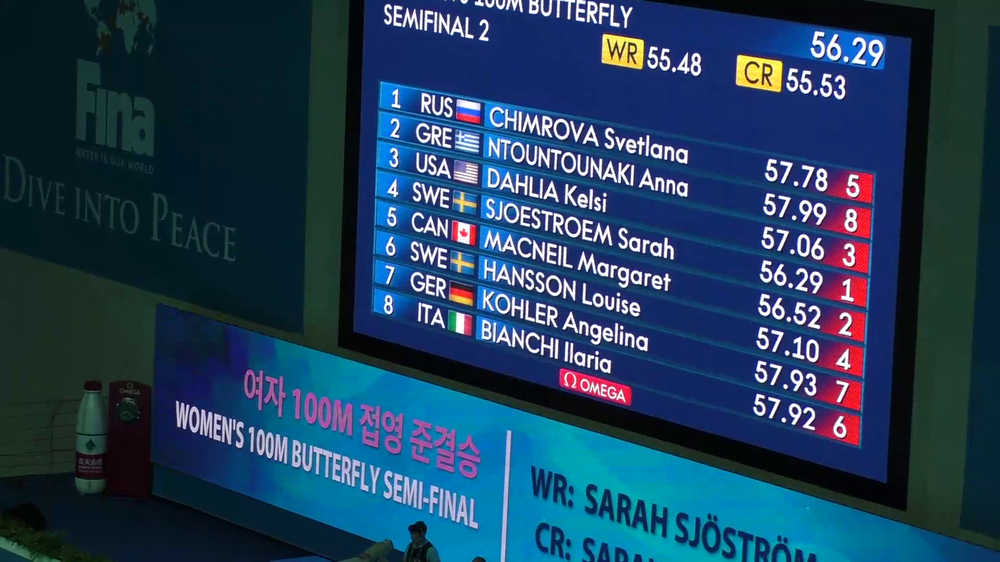
#> input picture data/natation/000002.png, 1000 x 562 px, shrunk from 1920 x 1080 before the run
$ jupyter execute tests-opencv-detection.ipynb
#> lines starting #> are read from the running program, lines starting #| are printed output that depends on the picture; after the words box and inside, x2 and y2 are one past the last pixel; in counts of white or black regions, pixels touching at a corner belong together
[cell 1]
# Import packages
import cv2
import numpy as np

img_path = 'data/natation/000002.png'

#Create MSER object
mser = cv2.MSER_create()

#Your image path i-e receipt path
img = cv2.imread(img_path, cv2.IMREAD_GRAYSCALE)
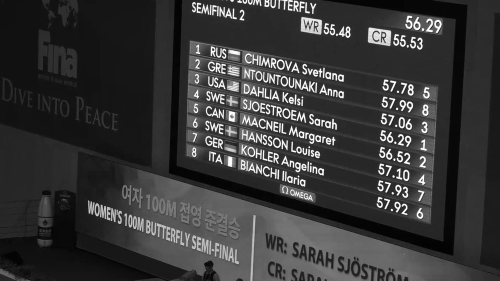
#> img: shape (562, 1000) (shown at 1/2 size); min 0, max 255, mean 56.2
ref_img = cv2.imread(img_path)
#> ref_img is the input picture: shape (562, 1000, 3); mean B, G, R 90.1, 62.5, 32.6

#detect regions in gray scale image
regions, _ = mser.detectRegions(img)
#> regions = 4131 items

hulls = [cv2.convexHull(p.reshape(-1, 1, 2)) for p in regions]
#> hulls = 4131 contours; largest, box (x1, y1, x2, y2) and area: (959, 25, 999, 540) 12608, (378, 81, 592, 141) 5702, (379, 81, 569, 138) 4970, (379, 81, 553, 138) 4756, (377, 110, 554, 163) 4271

cv2.polylines(ref_img, hulls, 1, (0, 255, 0))
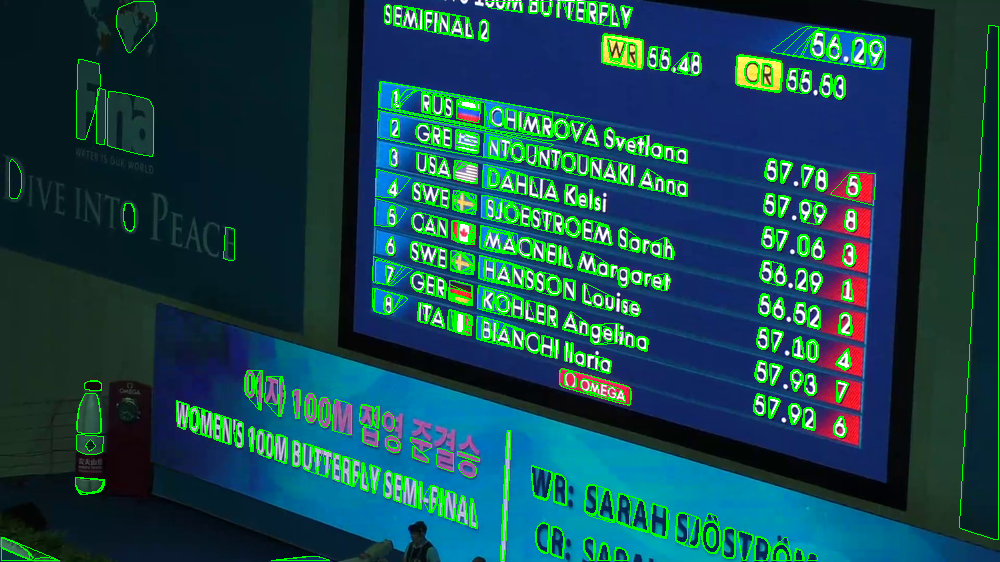
#> ref_img: shape (562, 1000, 3); 7.34% of pixels changed, all inside (x1, y1, x2, y2) = (1, 1, 999, 561)

cv2.imshow('img', ref_img)

cv2.waitKey(0)

mask = np.zeros((img.shape[0], img.shape[1], 1), dtype=np.uint8)

for contour in hulls:

    cv2.drawContours(mask, [contour], -1, (255, 255, 255), -1)
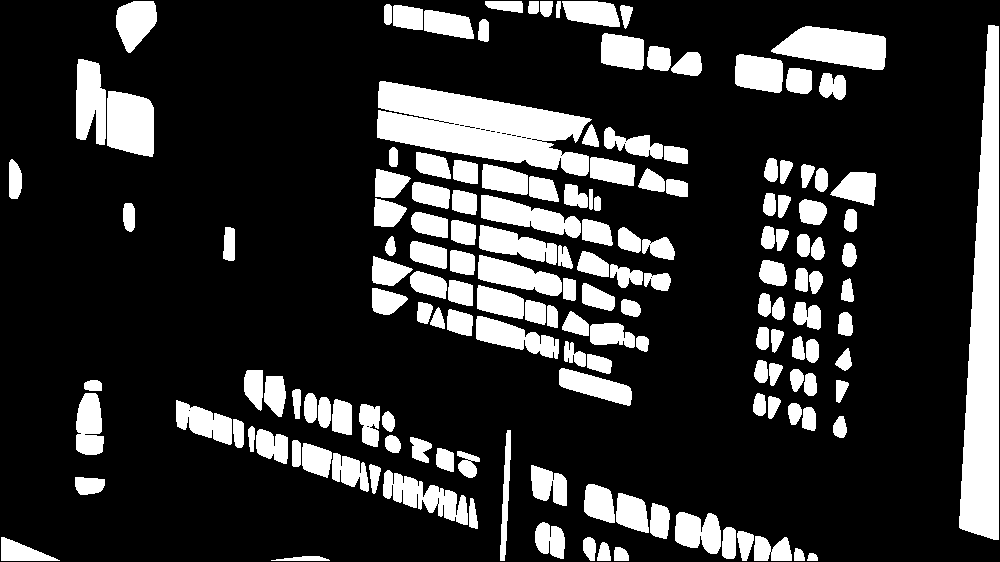
#> mask: shape (562, 1000, 1); 20.1% white; 157 white regions, largest, box (x1, y1, x2, y2) and area: (959, 25, 999, 540) 13142, (377, 81, 592, 176) 11559, (771, 26, 886, 70) 3379

#this is used to find only text regions, remaining are ignored
text_only = cv2.bitwise_and(img, img, mask=mask)
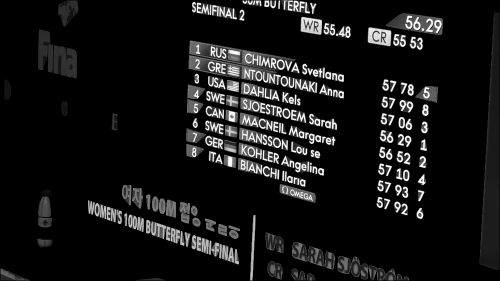
#> text_only: shape (562, 1000) (shown at 1/2 size); min 0, max 255, mean 22.1

cv2.imshow("text only", text_only)

cv2.waitKey(0)
#> Out = 27

[cell 2]
len(regions)
#> Out = 4131

[cell 3]
import cv2
import numpy as np

# Load an image
img = cv2.imread(img_path)

#Create MSER object
mser = cv2.MSER_create()

# Convert the image to grayscale
gray = cv2.cvtColor(img, cv2.COLOR_BGR2GRAY)

# Use the text module to detect regions
regions, _ = mser.detectRegions(gray)
#> regions = 4054 items

# Draw rectangles around the regions
rectangles = []

for region in regions:
    x, y, w, h = cv2.boundingRect(region)
    rectangles.append([x, y, x + w, y + h])
    cv2.rectangle(img, (x, y), (x + w, y + h), (0, 0, 255), 2)
#> this loop made 4054 passes
#> (x, y, w, h) on passes 1 to 3: (84, 380, 18, 11), (84, 380, 18, 11), (84, 380, 18, 11)
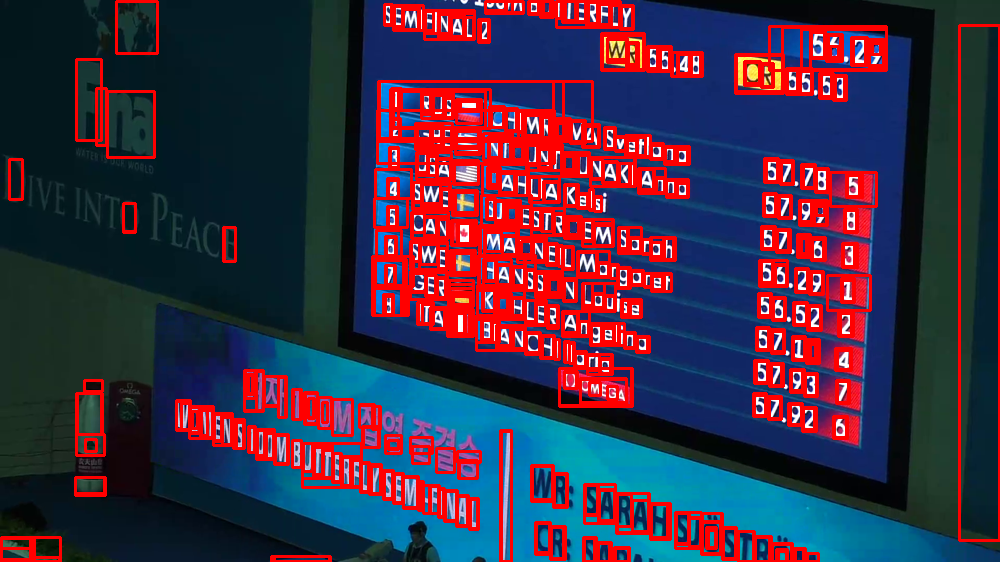
#> img: shape (562, 1000, 3); 17.19% of pixels changed, all inside (x1, y1, x2, y2) = (0, 0, 1000, 562)
#> after the loop, rectangles = 4054 items, first 6: [84, 380, 102, 391], [84, 380, 102, 391], [84, 380, 102, 391], [9, 159, 22, 199], [123, 203, 135, 231], [123, 203, 135, 231]

# Display the image with the rectangles
cv2.imshow('Image with rectangles', img)
cv2.waitKey(0)
cv2.destroyAllWindows()

<h2>Min-max Suppression</h2>

[cell 4]
confidences = [1 for x in rectangles]
#> confidences = 4054 values from 1 to 1

# Convert the list of bounding boxes to a numpy array
boxes = np.array(rectangles, dtype="float32")

# Perform non-maximum suppression
indices = cv2.dnn.NMSBoxes(boxes, confidences, 0.5, 0.3)
#> indices = 30 values from 0 to 3984

# Draw rectangles around the regions after suppression
for i in indices:
    x1, y1, x2, y2 = boxes[i]
    cv2.rectangle(img, (int(x1), int(y1)), (int(x2), int(y2)), (0, 0, 255), 2)
#> this loop made 30 passes
#> (i, x1, y1, x2, y2) on passes 2 to 9: (3, 9, 159, 22, 199), (4, 123, 203, 135, 231), (7, 959, 25, 999, 540), (9, 1, 548, 31, 561), (10, 521, 241, 533, 254), (11, 398, 91, 485, 127), (16, 532, 466, 552, 499), (56, 772, 544, 791, 561)

# Display the image with the rectangles
cv2.imshow('Image with rectangles', img)
cv2.waitKey(0)
cv2.destroyAllWindows()

[cell 5]
indices
#> Out = 30 values from 0 to 3984

[cell 6]
len(indices)
#> Out = 30

[cell 7]
len(rectangles)
#> Out = 4054

$ run again, with data/natation/000000.png copied over data/natation/000002.png
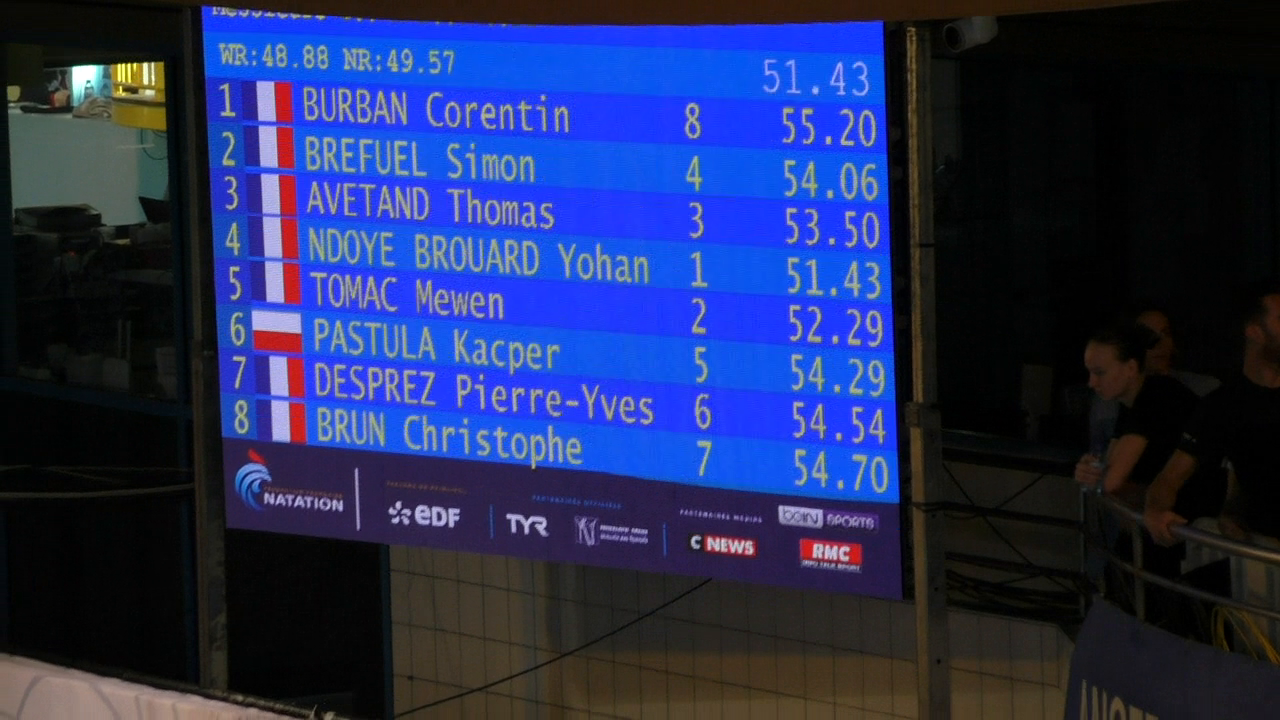
#> input picture data/natation/000000.png, 1280 x 720 px
#> ref_img is the input picture: shape (720, 1280, 3); mean B, G, R 89.7, 44.7, 34.6
#> `regions, _ = mser.detectRegions(img)`: regions = 1955 items
#> hulls = 1955 contours; largest, box (x1, y1, x2, y2) and area: (1, 650, 317, 719) 18538, (925, 463, 1134, 566) 12456, (1, 653, 301, 719) 10077, (1, 654, 299, 719) 9935, (1, 654, 297, 719) 9892
#> ref_img: shape (720, 1280, 3); 5.32% of pixels changed, all inside (x1, y1, x2, y2) = (1, 1, 1279, 719)
#> after the loop `for contour in hulls:`:
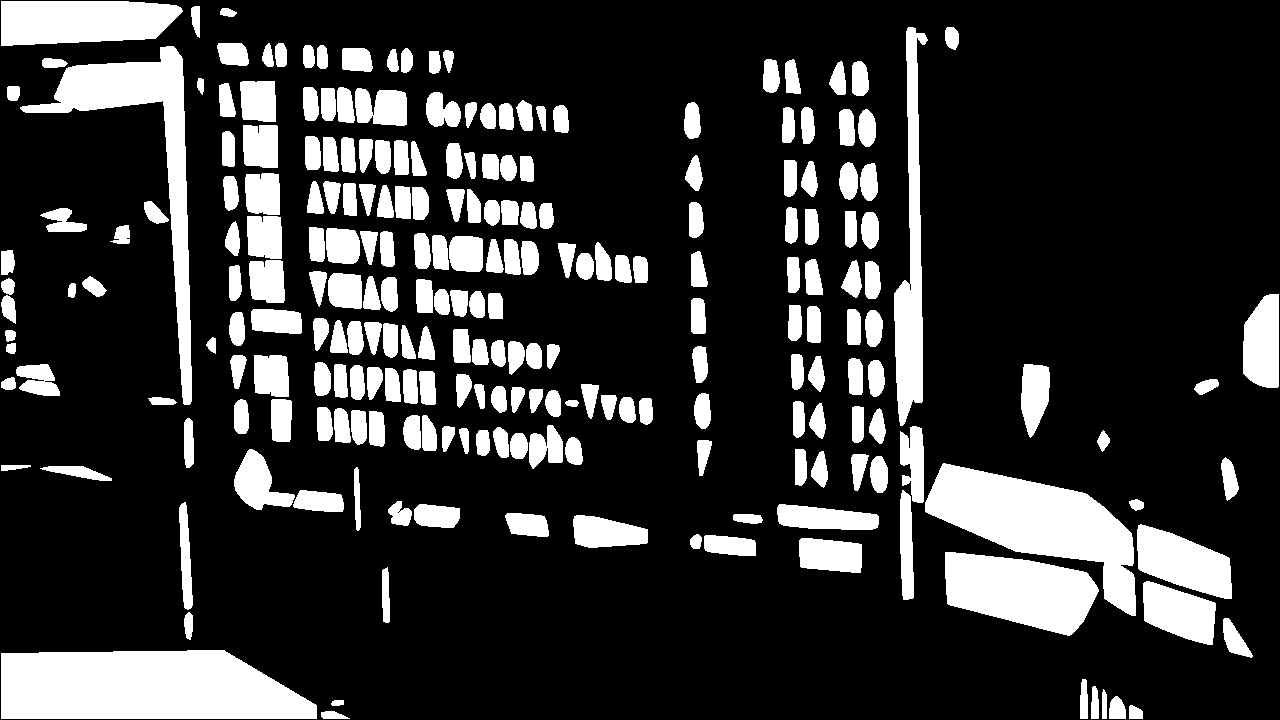
#> mask: shape (720, 1280, 1); 20.3% white; 236 white regions, largest, box (x1, y1, x2, y2) and area: (1, 650, 317, 719) 18892, (925, 463, 1136, 616) 14038, (20, 46, 192, 405) 10665
#> `cv2.waitKey(0)`: Out = 27
#> `len(regions)`: Out = 1955
#> `regions, _ = mser.detectRegions(gray)`: regions = 2402 items
#> the loop `for region in regions:` made 2402 passes
#> (x, y, w, h) on passes 1 to 3: (1139, 526, 93, 72), (20, 102, 53, 11), (1113, 709, 9, 10)
#> after the loop `for region in regions:`:
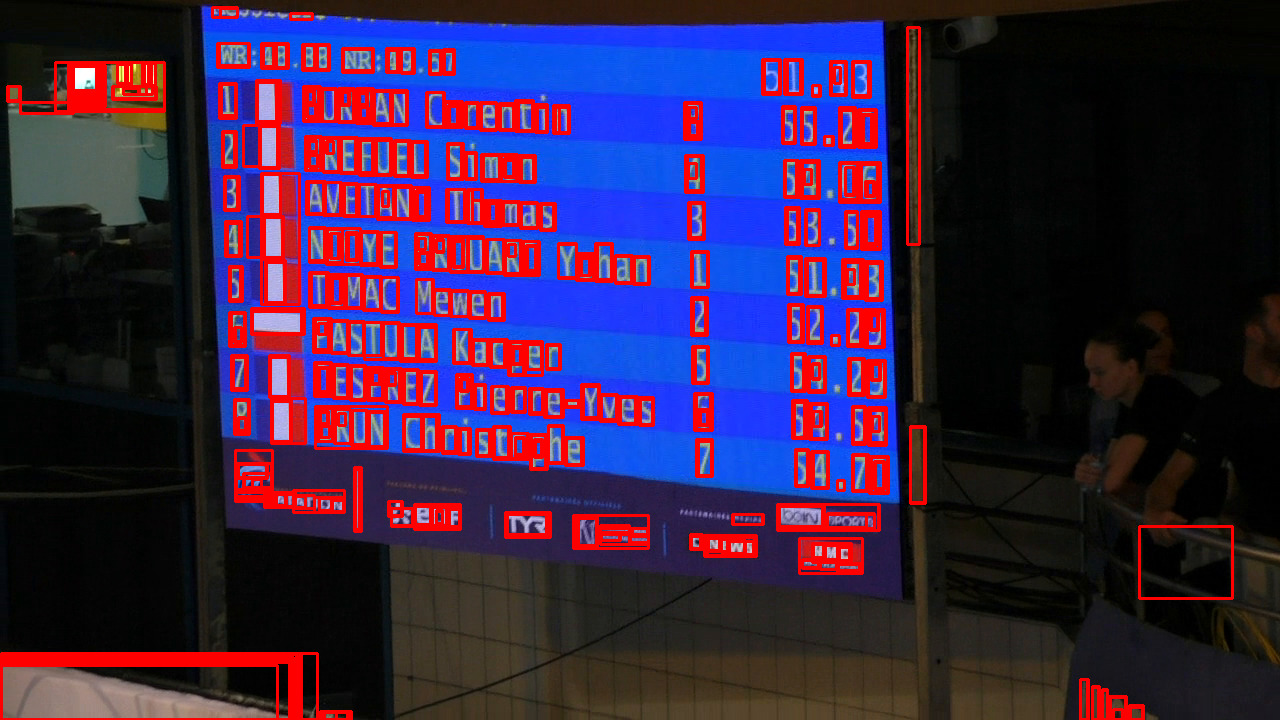
#> img: shape (720, 1280, 3); 11.48% of pixels changed, all inside (x1, y1, x2, y2) = (0, 6, 1234, 720)
#> after the loop `for region in regions:`: rectangles = 2402 items, first 6: [1139, 526, 1232, 598], [20, 102, 73, 113], [1113, 709, 1122, 719], [247, 216, 264, 257], [243, 125, 260, 166], [123, 88, 138, 94]
#> confidences = 2402 values from 1 to 1
#> boxes = 2402 rows, first 6: [1139, 526, 1232, 598], [20, 102, 73, 113], [1113, 709, 1122, 719], [247, 216, 264, 257], [243, 125, 260, 166], [123, 88, 138, 94]
#> indices = 30 values from 0 to 2395
#> the loop `for i in indices:` made 30 passes
#> (i, x1, y1, x2, y2) on passes 6 to 13: (12, 845, 167, 853, 194), (15, 535, 441, 541, 455), (19, 235, 327, 241, 341), (22, 360, 107, 367, 118), (51, 454, 241, 462, 266), (88, 332, 278, 340, 302), (102, 834, 67, 840, 83), (112, 505, 160, 513, 176)
#> `len(indices)`: Out = 30
#> `len(rectangles)`: Out = 2402

$ run again, with data/natation/000001.png copied over data/natation/000002.png
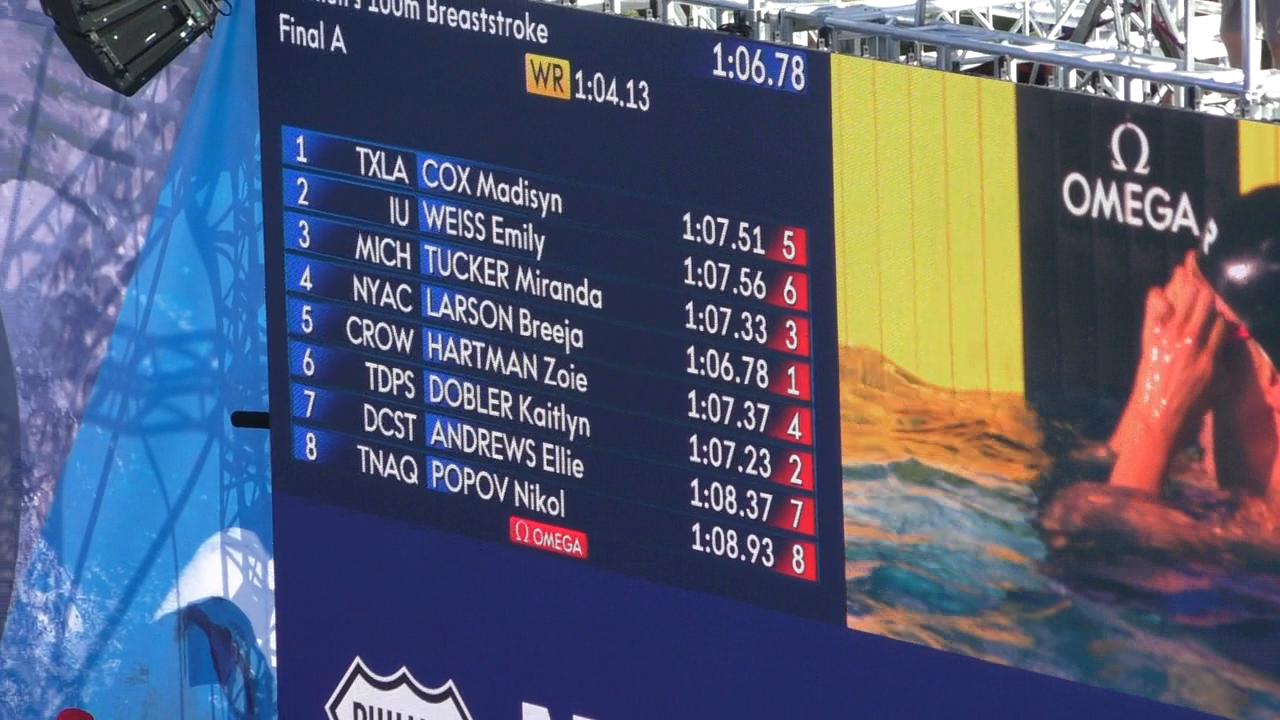
#> input picture data/natation/000001.png, 1280 x 720 px
#> ref_img is the input picture: shape (720, 1280, 3); mean B, G, R 115.7, 93, 86.7
#> `regions, _ = mser.detectRegions(img)`: regions = 4930 items
#> hulls = 4930 contours; largest, box (x1, y1, x2, y2) and area: (1093, 251, 1249, 492) 19751, (925, 1, 1245, 90) 18481, (925, 1, 1245, 86) 18080, (925, 1, 1245, 85) 17840, (1108, 252, 1240, 492) 16702
#> ref_img: shape (720, 1280, 3); 9.23% of pixels changed, all inside (x1, y1, x2, y2) = (1, 1, 1279, 719)
#> after the loop `for contour in hulls:`:
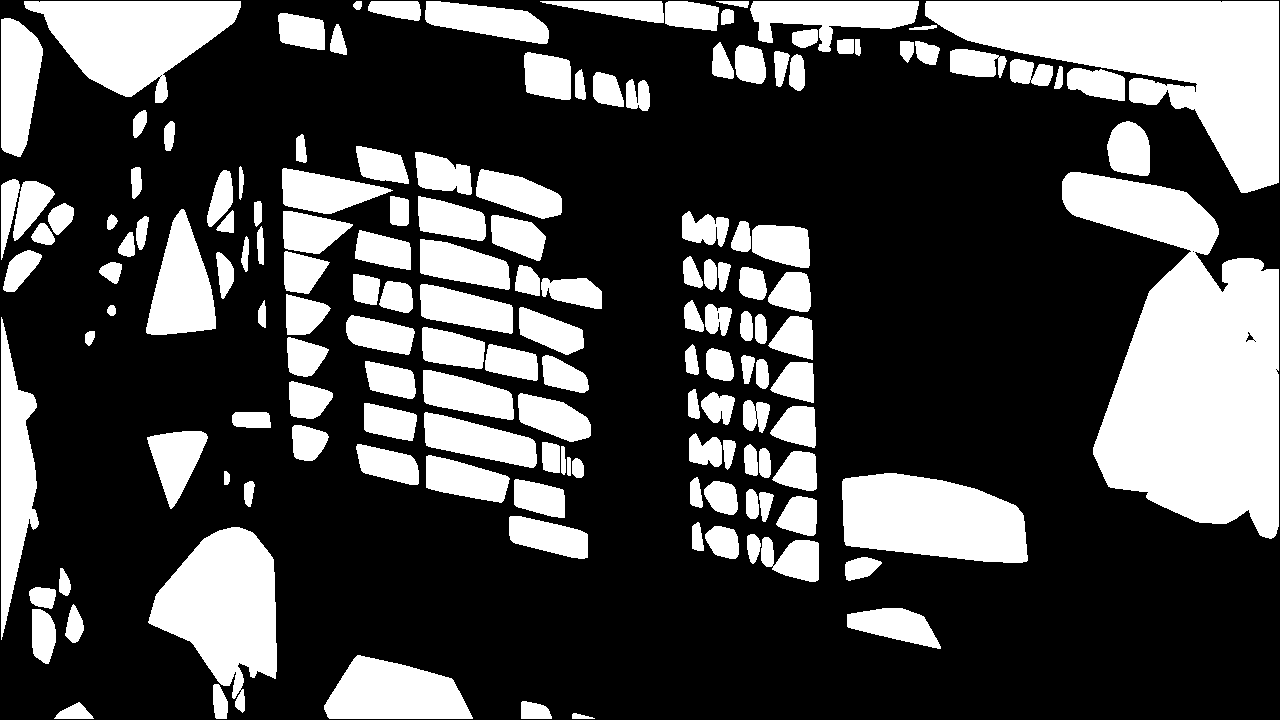
#> mask: shape (720, 1280, 1); 29.6% white; 149 white regions, largest, box (x1, y1, x2, y2) and area: (1062, 172, 1279, 539) 46858, (925, 1, 1279, 193) 30856, (148, 527, 277, 713) 13977
#> `cv2.waitKey(0)`: Out = 27
#> `len(regions)`: Out = 4930
#> `regions, _ = mser.detectRegions(gray)`: regions = 4956 items
#> the loop `for region in regions:` made 4956 passes
#> (x, y, w, h) on passes 1 to 3: (41, 1, 174, 95), (41, 1, 189, 95), (40, 1, 192, 96)
#> after the loop `for region in regions:`:
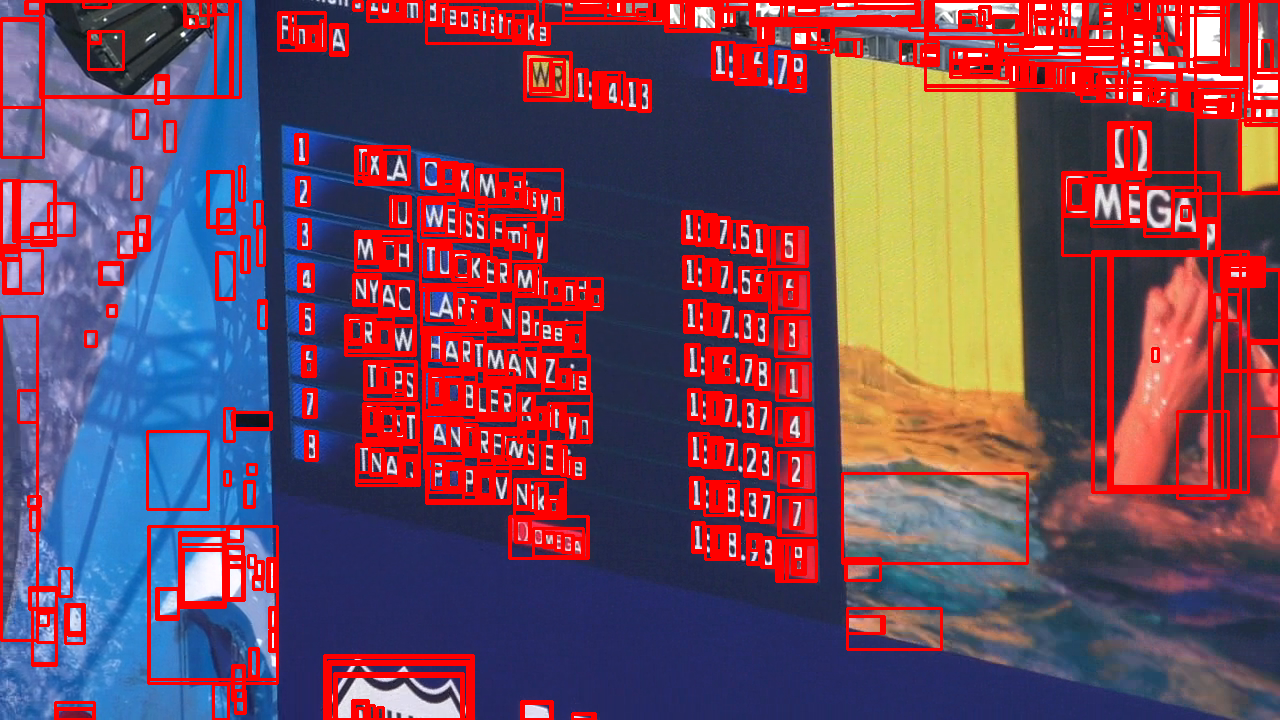
#> img: shape (720, 1280, 3); 18.89% of pixels changed, all inside (x1, y1, x2, y2) = (0, 0, 1280, 720)
#> after the loop `for region in regions:`: rectangles = 4956 items, first 6: [41, 1, 215, 96], [41, 1, 230, 96], [40, 1, 232, 97], [40, 1, 240, 97], [232, 412, 270, 428], [232, 412, 271, 429]
#> confidences = 4956 values from 1 to 1
#> indices = 56 values from 0 to 4954
#> the loop `for i in indices:` made 56 passes
#> (i, x1, y1, x2, y2) on passes 2 to 9: (4, 232, 412, 270, 428), (6, 363, 154, 385, 181), (8, 456, 257, 470, 275), (9, 1226, 270, 1279, 370), (14, 1017, 63, 1034, 84), (33, 351, 321, 363, 339), (38, 57, 709, 93, 719), (49, 819, 27, 831, 47)
#> `len(indices)`: Out = 56
#> `len(rectangles)`: Out = 4956
